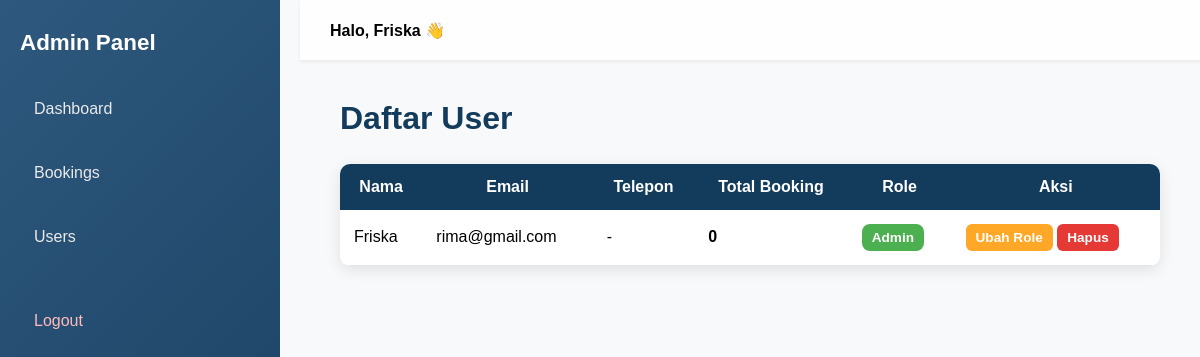
Before: /admin/users.php (signed in) with the older database file.
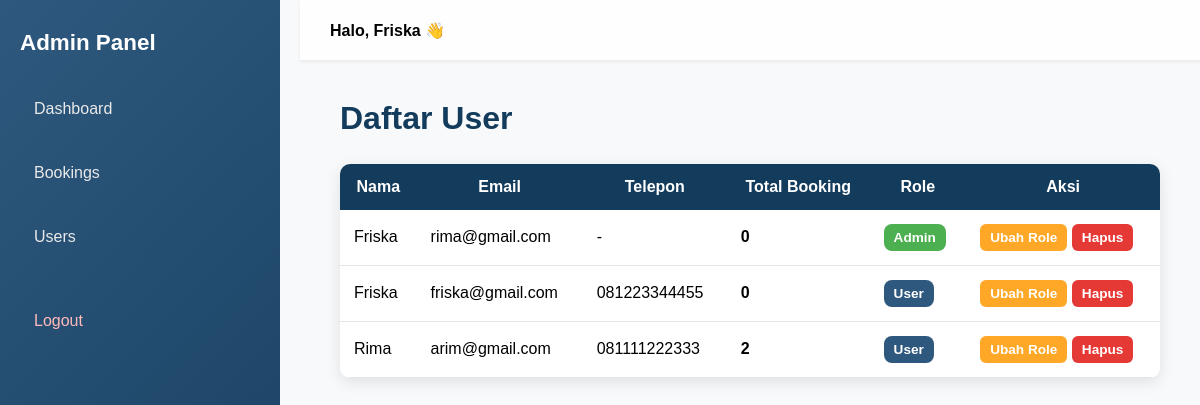
After: the same page with the newer database file.
### tables this page shows
CREATE TABLE `users` (
  `id` int(11) NOT NULL,
  `uuid` char(36) NOT NULL,
  `name` varchar(150) NOT NULL,
  `email` varchar(200) NOT NULL,
  `phone` varchar(30) DEFAULT NULL,
  `password` varchar(255) NOT NULL,
  `role` enum('user','admin') DEFAULT 'user',
  `created_at` timestamp NOT NULL DEFAULT current_timestamp(),
  `updated_at` timestamp NOT NULL DEFAULT current_timestamp() ON UPDATE current_timestamp()
);

### admin/users.php (the view, shortened to what this page needs)
<?php
include "../config/koneksi.php";
?>
<!DOCTYPE html>
<html lang="en">
<head>
    <link rel="stylesheet" href="../css/admin.dashboard.css">
    <link rel="stylesheet" href="../css/users.css">
</head>
<body class="users">
    <div class="sidebar">
        <div class="sidebar-title">Admin Panel</div>
        <a href="dashboard.php" class="side-link">Dashboard</a>
        <a href="bookings.php" class="side-link">Bookings</a>
        <a href="users.php" class="side-link">Users</a>
        <form action="../logic/auth.logic.php?action=logout" method="post">
            <button class="logout-btn">Logout</button>
        </form>
    </div>
    <div class="topbar">
        Halo, <?= htmlspecialchars($_SESSION['name']) ?> 👋
    </div>
    <main class="content">
        <h2>Daftar User</h2>
        <?php
        $q = "
            SELECT
                u.id, u.name, u.email, u.phone, u.role,
                (SELECT COUNT(*) FROM bookings WHERE user_id = u.id) AS total_booking
            FROM users u
            ORDER BY u.name ASC
        ";
        $result = mysqli_query($koneksi, $q);
        ?>
        <table class="user-table">
            <tr>
                <th>Nama</th>
                <th>Email</th>
                <th>Telepon</th>
                <th>Total Booking</th>
                <th>Role</th>
                <th>Aksi</th>
            </tr>
            <?php while ($row = mysqli_fetch_assoc($result)): ?>
            <tr>
                <td><?= htmlspecialchars($row['name']) ?></td>
                <td><?= htmlspecialchars($row['email']) ?></td>
                <td><?= htmlspecialchars($row['phone'] ?: "-") ?></td>
                <td><b><?= $row['total_booking'] ?></b></td>
                <td>
                    <span class="badge-role
                        <?= $row['role'] === 'admin' ? 'role-admin' : 'role-user' ?>
                    ">
                        <?= ucfirst($row['role']) ?>
                    </span>
                </td>
                <td>
                    <a
                        href="../logic/user.toggle.role.php?id=<?= $row['id'] ?>"
                        class="btn-small btn-toggle"
                        onclick="return confirm('Ubah role user ini?')"
                    >
                        Ubah Role
                    </a>
                    <a
                        href="../logic/user.delete.php?id=<?= $row['id'] ?>"
                        class="btn-small btn-delete"
                        onclick="return confirm('Hapus user ini beserta bookingnya?')"
                    >
                        Hapus
                    </a>
                </td>
            </tr>
            <?php endwhile; ?>
        </table>
    </main>
</body>
</html>

Changed rows visible on the page:
added users: name "Friska", email "friska@gmail.com", phone "081223344455", total_booking "0", role "User"
added users: name "Rima", email "arim@gmail.com", phone "081111222333", total_booking "2", role "User"
